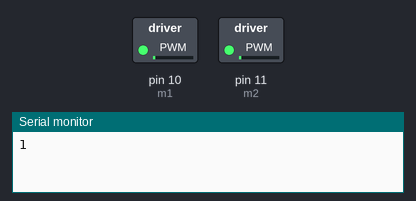
Simulated run of this sketch. Board: Arduino Uno, built with avr-gcc and run on an emulated ATmega328P. Parts: switched loads named in the sketch (green lamp = pin HIGH), the last lines printed to the serial monitor.

Above: at 0.05 s.
At 5.1 s:
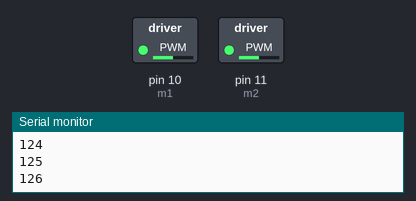
At 7.65 s:
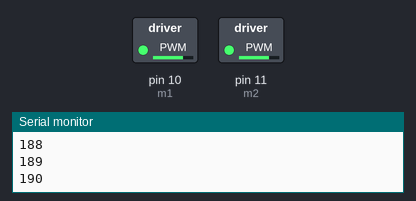
At 10.2 s:
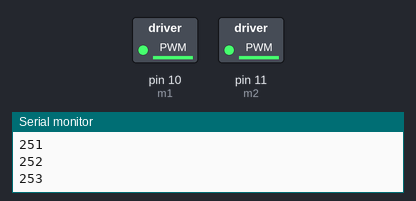
Timing chart, 0 to 13.3 s (numbered marks = the images above):
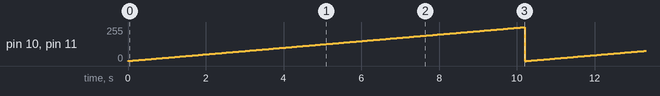

Measured:
- by itself, pin 10 (m1), pin 11 (m2): ramps from 0/255 to 254/255 and jumps back, once every 10.2 s

The sketch:

motorTest_analogWrite.ino
```cpp
boolean debug = true;

// motors are invertet (m1 connected to 5v and m2 connected to 3,3V)
int m1 = 10;
int m2 = 11;

int aValue = 0;

void setup() {
  // put your setup code here, to run once:
  Serial.begin(115200);
  //if (debug)Serial.print("init board");

  pinMode(m1, OUTPUT);
  pinMode(m2, OUTPUT);

}

void loop() {

  aValue = (aValue+1) % 255;

  analogWrite(m1, aValue);
  analogWrite(m2, aValue);

  delay(40);

  if (debug)Serial.println(aValue);

}
```
